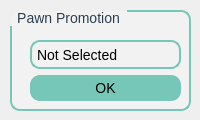
     <widget class="QWidget" name="pawnpromotionpage">
      <widget class="QGroupBox" name="grpPawnPromotion">
       <property name="geometry">
        <rect>
         <x>10</x>
         <y>10</y>
         <width>181</width>
         <height>101</height>
        </rect>
       </property>
       <property name="styleSheet">
        <string notr="true">QGroupBox {
    background-color: #f2f2f2; 
    border: 2px solid #76c7b7; 
    border-radius: 10px;
    padding: 10px;
    font-size: 14px;
}

QGroupBox::title {
    subcontrol-origin: margin;
    subcontrol-position: top left; 
    padding: 0 5px; 
    font-size: 10px;
    font-weight: bold; 
    color: #2c3e50;
	font-family: 'Comic Sans MS', cursive, sans-serif;
}</string>
       </property>
       <property name="title">
        <string>Pawn Promotion</string>
       </property>
       <widget class="QWidget" name="verticalLayoutWidget">
        <property name="geometry">
         <rect>
          <x>20</x>
          <y>30</y>
          <width>151</width>
          <height>61</height>
         </rect>
        </property>
        <layout class="QVBoxLayout" name="verticalLayout">
         <item>
          <widget class="QComboBox" name="cbPawnPromotion">
           <property name="styleSheet">
            <string notr="true">QComboBox {
    background-color: #f2f2f2; /* Lighter grey */
    color: black;
    border: 2px solid #76c7b7; /* Border color matches QPushButton */
    border-radius: 10px;
    padding: 5px;
    font-size: 14px;
}

QComboBox:hover {
    border-color: #5bb7a5; /* Darker teal on hover */
}

QComboBox::drop-down {
    border-radius: 10px;
}

QComboBox::down-arrow {
    
}

</string>
           </property>
           <item>
            <property name="text">
             <string>Not Selected</string>
            </property>
           </item>
           <item>
            <property name="text">
             <string>Queen</string>
            </property>
           </item>
           <item>
            <property name="text">
             <string>Rook</string>
            </property>
           </item>
           <item>
            <property name="text">
             <string>Knight</string>
            </property>
           </item>
           <item>
            <property name="text">
             <string>Bishop</string>
            </property>
           </item>
          </widget>
         </item>
         <item>
          <widget class="QPushButton" name="pbPawnPromotion">
           <property name="styleSheet">
            <string notr="true">QPushButton {
    background-color: #76c7b7; /* Light blue-green (teal) */
    color: black;
    border-radius: 10px;
    padding: 5px;
    font-size: 14px;
}

QPushButton:hover {
    background-color: #5bb7a5; /* Slightly darker teal for hover */
}

QPushButton:pressed {
    background-color: #4fa89a; /* Darker blue-green when pressed */
}

QPushButton:disabled {
    background-color: lightgrey;
    color: grey;
}
</string>
           </property>
           <property name="text">
            <string>OK</string>
           </property>
          </widget>
         </item>
        </layout>
       </widget>
      </widget>
     </widget>
